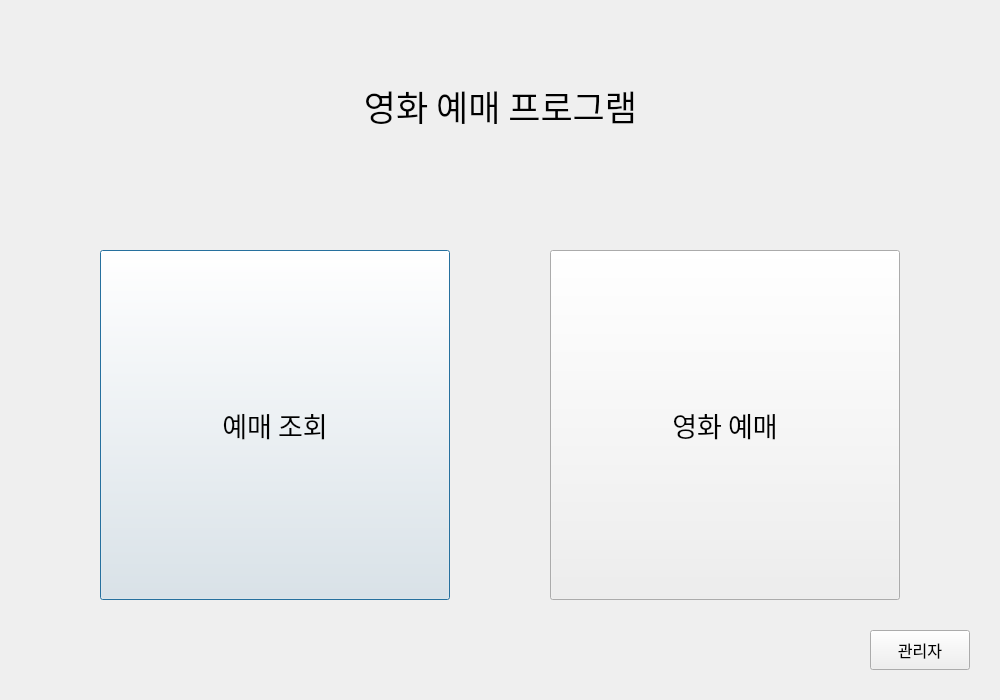
<?xml version="1.0" encoding="UTF-8"?>
<ui version="4.0">
 <class>Dialog</class>
 <widget class="QDialog" name="Dialog">
  <property name="geometry">
   <rect>
    <x>0</x>
    <y>0</y>
    <width>1000</width>
    <height>700</height>
   </rect>
  </property>
  <property name="sizePolicy">
   <sizepolicy hsizetype="MinimumExpanding" vsizetype="MinimumExpanding">
    <horstretch>0</horstretch>
    <verstretch>0</verstretch>
   </sizepolicy>
  </property>
  <property name="minimumSize">
   <size>
    <width>1000</width>
    <height>700</height>
   </size>
  </property>
  <property name="maximumSize">
   <size>
    <width>1000</width>
    <height>700</height>
   </size>
  </property>
  <property name="windowTitle">
   <string>Dialog</string>
  </property>
  <widget class="QLabel" name="lbl_title">
   <property name="geometry">
    <rect>
     <x>0</x>
     <y>0</y>
     <width>1001</width>
     <height>211</height>
    </rect>
   </property>
   <property name="font">
    <font>
     <family>NanumGothic</family>
     <pointsize>26</pointsize>
    </font>
   </property>
   <property name="text">
    <string>영화 예매 프로그램</string>
   </property>
   <property name="alignment">
    <set>Qt::AlignCenter</set>
   </property>
  </widget>
  <widget class="QPushButton" name="btn_search">
   <property name="geometry">
    <rect>
     <x>100</x>
     <y>250</y>
     <width>350</width>
     <height>350</height>
    </rect>
   </property>
   <property name="font">
    <font>
     <family>NanumGothic</family>
     <pointsize>20</pointsize>
    </font>
   </property>
   <property name="text">
    <string>예매 조회</string>
   </property>
  </widget>
  <widget class="QPushButton" name="btn_book">
   <property name="geometry">
    <rect>
     <x>550</x>
     <y>250</y>
     <width>350</width>
     <height>350</height>
    </rect>
   </property>
   <property name="font">
    <font>
     <family>NanumGothic</family>
     <pointsize>20</pointsize>
    </font>
   </property>
   <property name="text">
    <string>영화 예매</string>
   </property>
  </widget>
  <widget class="QPushButton" name="btn_adminlogin">
   <property name="geometry">
    <rect>
     <x>870</x>
     <y>630</y>
     <width>100</width>
     <height>40</height>
    </rect>
   </property>
   <property name="font">
    <font>
     <family>NanumGothic</family>
     <pointsize>12</pointsize>
    </font>
   </property>
   <property name="text">
    <string>관리자</string>
   </property>
  </widget>
 </widget>
 <resources/>
 <connections/>
</ui>
